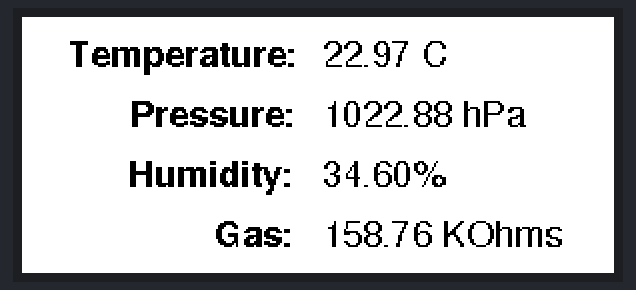
Recording of a program running on a simulated Arduino Uno, built for the host (arithmetic inside an expression is 32-bit, double 64-bit). On the bench: 296×128 colour display. What the program prints to the serial monitor is not drawn.

Above: at 15.1 s.

The program:

main.cpp
```cpp
#include "Adafruit_EPD.h"
#include "Arduino.h"
#include "Fonts/FreeSans9pt7b.h"
#include "Fonts/FreeSansBold9pt7b.h"

#define EPD_CS 10
#define EPD_DC 9
#define SRAM_CS 8
#define EPD_RESET -1
#define EPD_BUSY -1

Adafruit_IL0373 display(296, 128, EPD_DC, EPD_RESET, EPD_CS, SRAM_CS, EPD_BUSY);

#define COLOR1 EPD_BLACK
#define COLOR2 EPD_RED

void setup() {
  Serial.begin(115200);
  Serial.println("Adafruit EPD test");

  display.begin();

  display.clearBuffer();
  display.setTextColor(EPD_BLACK);

  display.setFont(&FreeSansBold9pt7b);
  display.setCursor(22, 24);
  display.print("Temperature:");
  display.setCursor(54, 54);
  display.print("Pressure:");
  display.setCursor(53, 84);
  display.print("Humidity:");
  display.setCursor(96, 114);
  display.print("Gas:");

  display.setFont(&FreeSans9pt7b);
  display.setCursor(150, 24);
  display.print("22.97 °C");
  display.setCursor(150, 54);
  display.print("1022.88 hPa");
  display.setCursor(150, 84);
  display.print("34.60%");
  display.setCursor(150, 114);
  display.print("158.76 KOhms");

  display.display();
}

void loop() {
  // don't do anything!
}
```
